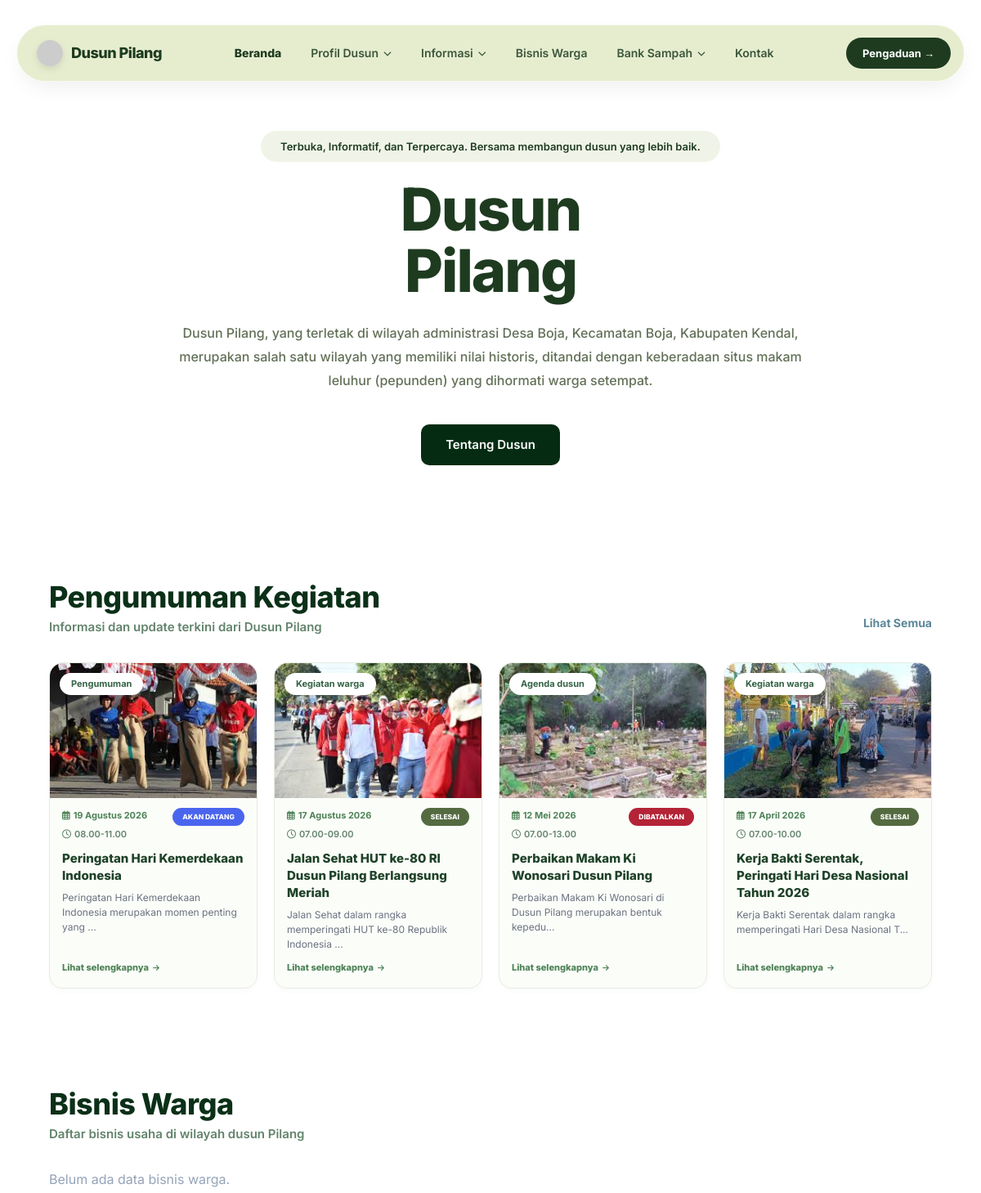
Before: / (upper part) with the older database file.
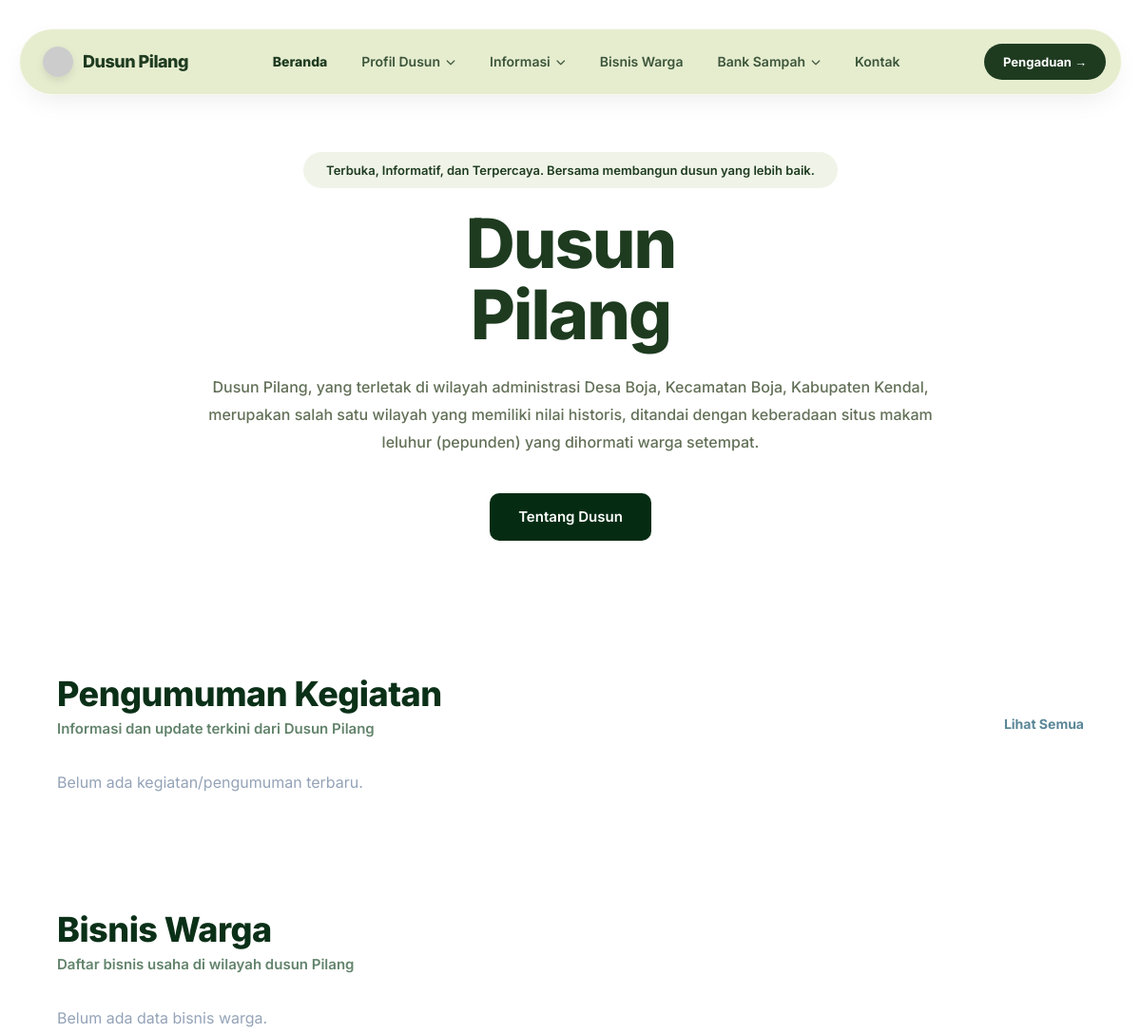
After: the same page with the newer database file.
### tables this page shows
CREATE TABLE `t_kegiatan_dusun` (
  `id_kegiatan` int NOT NULL,
  `judul` varchar(100) DEFAULT NULL,
  `foto` varchar(225) DEFAULT NULL,
  `keterangan` text,
  `tanggal` date DEFAULT NULL,
  `lokasi` varchar(225) DEFAULT NULL,
  `penyelenggara` varchar(100) DEFAULT NULL,
  `waktu_mulai` time DEFAULT NULL,
  `waktu_selesai` time DEFAULT NULL,
  `status` enum('akan_datang','dimulai','ditunda','selesai','dibatalkan') DEFAULT NULL,
  `created_at` timestamp NULL DEFAULT CURRENT_TIMESTAMP,
  `updated_at` timestamp NULL DEFAULT CURRENT_TIMESTAMP ON UPDATE CURRENT_TIMESTAMP
);

### index.php (the view, shortened to what this page needs)
<?php require_once 'config.php'; ?>
<!DOCTYPE html>
<html lang="id">
<head>
    <link rel="stylesheet" href="https://cdnjs.cloudflare.com/ajax/libs/font-awesome/6.4.0/css/all.min.css">
    <link rel="stylesheet" href="style.css">
</head>
<body>
    <header>
        <div class="navbar">
            <a href="index.php" class="logo"><img src="https://ui-avatars.com/api/?name=DP&background=1E3B20&color=fff&rounded=true" alt="Logo" style="height: 32px; width: 32px; border-radius: 50%;"> Dusun Pilang</a>
            <ul class="nav-links">
                <li><a href="index.php" class="active">Beranda</a></li>
                <li class="has-dropdown">
                    <a href="#profil">Profil Dusun <i class="fas fa-chevron-down" style="font-size: 10px;"></i></a>
                </li>
                <li><a href="#informasi">Informasi <i class="fas fa-chevron-down" style="font-size: 10px;"></i></a></li>
                <li><a href="#bisnis">Bisnis Warga</a></li>
                <li><a href="bank_sampah.php">Bank Sampah <i class="fas fa-chevron-down" style="font-size: 10px;"></i></a></li>
                <li><a href="#kontak">Kontak</a></li>
            </ul>
            <a href="#kontak" class="btn-primary">Pengaduan &rarr;</a>
        </div>
    </header>
    <section class="hero">
        <div class="hero-content">
            <div class="tag">Terbuka, Informatif, dan Terpercaya. Bersama membangun dusun yang lebih baik.</div>
            <h1>Dusun<br>Pilang</h1>
            <p>Dusun Pilang, yang terletak di wilayah administrasi Desa Boja, Kecamatan Boja, Kabupaten Kendal, merupakan salah satu wilayah yang memiliki nilai historis, ditandai dengan keberadaan situs makam leluhur (pepunden) yang dihormati warga setempat.</p>
            <div class="hero-buttons">
                <a href="tentang_dusun.php" class="btn-primary" style="background-color: #052c13; padding: 12px 30px; font-size: 15px; border-radius: 10px;">Tentang Dusun</a>
            </div>
        </div>
    </section>
    <section id="informasi" class="section">
        <div class="section-header" style="display: flex; justify-content: space-between; align-items: flex-end; margin-bottom: 30px;">
            <div class="section-header-title">
                <h2 style="font-size: 36px; font-weight: 800; color: #0b3018; margin-bottom: 2px; letter-spacing: -0.5px; font-family: 'Inter', sans-serif;">Pengumuman Kegiatan</h2>
                <p style="font-size: 15px; font-weight: 600; color: #62836b;">Informasi dan update terkini dari Dusun Pilang</p>
            </div>
            <a href="informasi_kegiatan.php" style="font-size: 14px; font-weight: 700; color: #5b8798; text-decoration: none; padding-bottom: 6px;">Lihat Semua</a>
        </div>
        <div style="display: flex; gap: 20px; flex-wrap: wrap;">
            <?php
            try {
                $query = mysqli_query($conn, "SELECT * FROM t_kegiatan_dusun ORDER BY tanggal DESC LIMIT 4");
                if($query && mysqli_num_rows($query) > 0) {
                    while($k = mysqli_fetch_array($query)) {
                        $kategori = isset($k['jenis_kegiatan']) && !empty($k['jenis_kegiatan']) ? $k['jenis_kegiatan'] : 'Kegiatan';
                        $kategori_badge = $kategori;
                        $mo = ['01'=>'Januari','02'=>'FEB','03'=>'MAR','04'=>'April','05'=>'Mei','06'=>'Juni','07'=>'Juli','08'=>'Agustus','09'=>'September','10'=>'Oktober','11'=>'November','12'=>'Desember'];
                        $tgl_fmt = '';
                        if($k['tanggal']) {
                            $time_parts = explode('-', $k['tanggal']);
                            if(count($time_parts) == 3) {
                                $tgl_fmt = $time_parts[2] . ' ' . (isset($mo[$time_parts[1]]) ? $mo[$time_parts[1]] : $time_parts[1]) . ' ' . $time_parts[0];
                            } else {
                                $tgl_fmt = date('d M Y', strtotime($k['tanggal']));
                            }
                        } else {
                            $tgl_fmt = 'Akan datang';
                        }
                        $w_mulai = !empty($k['waktu_mulai']) ? date('H.i', strtotime($k['waktu_mulai'])) : '00.00';
                        $w_selesai = !empty($k['waktu_selesai']) ? date('H.i', strtotime($k['waktu_selesai'])) : '00.00';
                        $waktu_str = $w_mulai . '-' . $w_selesai;
                        $keterangan_snippet = !empty($k['keterangan']) ? mb_strimwidth(strip_tags($k['keterangan']), 0, 70, "...") : '-';
                        $status_kegiatan = str_replace('_', ' ', $k['status']);
                        $status_raw = $k['status'];
                        $bg_status = '#fff0d4';
                        $txt_status = '#b45309';
                        if($status_raw == 'akan_datang') { $bg_status = '#4A65ED'; $txt_status = '#ffffff'; }
                        elseif($status_raw == 'selesai') { $bg_status = '#546B41'; $txt_status = '#ffffff'; }
                        elseif($status_raw == 'dimulai') { $bg_status = '#FF8409'; $txt_status = '#ffffff'; }
                        elseif($status_raw == 'dibatalkan') { $bg_status = '#B42336'; $txt_status = '#ffffff'; }
                        echo '<a href="detail_kegiatan.php?id='.intval($k['id_kegiatan']).'" class="interactive-card" style="text-decoration: none; display: flex; flex-direction: column; cursor: pointer; flex: 1 1 200px; max-width: calc(25% - 15px); background: #fbfdf9; border: 1px solid #e7ece2; border-radius: 16px; padding-bottom: 15px; box-shadow: 0 4px 6px rgba(0,0,0,0.02); transition: transform 0.3s;">';
                        echo '  <div style="position: relative; width: 100%; height: 165px; border-radius: 16px 16px 0 0; overflow: hidden; margin-bottom: 12px;">';
                        echo '      <span style="position: absolute; top: 12px; left: 12px; background: #ffffff; color: #356345; font-size: 11px; font-weight: 700; padding: 4px 14px; border-radius: 50px; z-index: 2; box-shadow: 0 4px 6px rgba(0,0,0,0.05);">'.htmlspecialchars($kategori_badge).'</span>';
                        echo '      <img src="assets/'.($k['foto']?$k['foto']:'placeholder.jpg').'" alt="'.htmlspecialchars($k['judul']).'" style="width: 100%; height: 100%; object-fit: cover;" onerror="this.src=\'https://images.unsplash.com/photo-1542601906990-b4d3fb778b09?ixlib=rb-1.2.1&auto=format&fit=crop&w=600&q=80\'">';
                        echo '  </div>';
                        echo '  <div style="padding: 0 15px; flex: 1; display: flex; flex-direction: column;">';
                        echo '      <div style="display: flex; justify-content: space-between; align-items: flex-start; margin-bottom: 10px;">';
                        echo '          <div style="display: flex; flex-direction: column; gap: 4px;">';
                        echo '              <div style="font-size: 11px; color: #4e8357; font-weight: 700;"><i class="far fa-calendar-alt" style="margin-right:4px;"></i>'.$tgl_fmt.'</div>';
                        echo '              <div style="font-size: 11px; color: #62836b; font-weight: 600;"><i class="far fa-clock" style="margin-right:4px;"></i>'.$waktu_str.'</div>';
                        echo '          </div>';
                        echo '          <div style="background: '.$bg_status.'; color: '.$txt_status.'; font-size: 8.5px; font-weight: 800; padding: 4px 12px; border-radius: 50px; text-transform: uppercase; white-space: nowrap;">'.htmlspecialchars($status_kegiatan).'</div>';
                        echo '      </div>';
                        echo '      <h3 style="font-size: 15px; color: #1f4228; font-weight: 800; line-height: 1.4; margin-bottom: 8px;">'.htmlspecialchars($k['judul']).'</h3>';
                        echo '      <p style="font-size: 12px; color: #6b7280; line-height: 1.5; margin-bottom: 5px; flex: 1;">'.htmlspecialchars($keterangan_snippet).'</p>';
                        echo '      <div style="font-size: 11px; font-weight: 800; color: #4e8357; display: flex; align-items: center; gap: 5px; margin-top: 5px;">Lihat selengkapnya <i class="fas fa-arrow-right" style="font-size: 9px;"></i></div>';
                        echo '  </div>';
                        echo '</a>';
                    }
                } else {
                    echo '<p style="color:#94a3b8; grid-column: span 4;">Belum ada kegiatan/pengumuman terbaru.</p>';
                }
            } catch (Exception $e) {
                echo '<p style="color:#94a3b8; grid-column: span 4;">Tidak dapat mengambil data kegiatan.</p>';
            }
            ?>
        </div>
    </section>
    <section id="bisnis" class="section">
        <div class="section-header" style="margin-bottom: 30px;">
            <div class="section-header-title">
                <h2 style="font-size: 36px; font-weight: 800; color: #0b3018; margin-bottom: 2px; letter-spacing: -0.5px; font-family: 'Inter', sans-serif;">Bisnis Warga</h2>
                <p style="font-size: 15px; font-weight: 600; color: #62836b;">Daftar bisnis usaha di wilayah dusun Pilang</p>
            </div>
        </div>
        <div class="card-grid" style="grid-template-columns: repeat(auto-fill, minmax(300px, 1fr));">
            <?php
            try {
                $query_bisnis = mysqli_query($conn, "SELECT * FROM t_bisnis_desa ORDER BY id_bisnis DESC LIMIT 6");
                if($query_bisnis && mysqli_num_rows($query_bisnis) > 0) {
                    while($b = mysqli_fetch_array($query_bisnis)) {
                        echo '<div class="card interactive-card" style="box-shadow: none; border: none; text-align: center;">';
                        echo '<div class="card-img-wrap" style="height: 180px; margin-bottom: 12px;">';
                        echo '<img src="assets/'.($b['foto'] ? $b['foto'] : 'placeholder_bisnis.jpg').'" alt="'.htmlspecialchars($b['nama_usaha']).'" onerror="this.src=\'https://via.placeholder.com/400x300/e2e8f0/64748b?text=Usaha\'">';
                        echo '</div>';
                        echo '<h3 class="card-title" style="font-size: 16px;">'.htmlspecialchars($b['nama_usaha']).'</h3>';
                        echo '</div>';
                    }
                } else {
                    echo '<p style="color:#94a3b8; grid-column: 1 / -1;">Belum ada data bisnis warga.</p>';
                }
            } catch (Exception $e) {
                echo '<p style="color:#94a3b8; grid-column: 1 / -1;">Tidak dapat mengambil data bisnis.</p>';
            }
            ?>
        </div>
    </section>
</body>
</html>

### style.css (style rules this page uses)
:root { --primary-color: #9AB17A; --primary-dark: #1E3B20; --primary-light: #C3CC9B; --secondary-color: #E2EAC7; --secondary-light: #F0F4E8; --accent-color: #9AB17A; --light-bg: #FFFFFF; --white: #ffffff; --text-dark: #1E3B20; --text-light: #526146; --font-main: 'Inter', sans-serif; --border-radius: 16px; --transition: all 0.3s cubic-bezier(0.4, 0, 0.2, 1); --shadow-sm: 0 4px 6px -1px rgba(0,0,0,0.05), 0 2px 4px -1px rgba(0,0,0,0.03); --shadow-md: 0 10px 15px -3px rgba(0,0,0,0.05), 0 4px 6px -2px rgba(0,0,0,0.025); --shadow-lg: 0 20px 25px -5px rgba(0,0,0,0.05), 0 10px 10px -5px rgba(0,0,0,0.02); }
* { margin: 0; padding: 0; box-sizing: border-box; font-family: var(--font-main); scroll-behavior: smooth; }
body { background-color: var(--light-bg); color: var(--text-dark); line-height: 1.7; overflow-x: hidden; }
h1, h2, h3, h4 { color: var(--text-dark); line-height: 1.2; font-weight: 700; }
p { color: var(--text-light); }
header { position: relative; z-index: 1000; padding: 30px 20px 0; display: flex; justify-content: center; }
.navbar { background: rgba(226, 234, 199, 0.85); backdrop-filter: blur(16px); -webkit-backdrop-filter: blur(16px); display: flex; justify-content: space-between; align-items: center; padding: 12px 16px 12px 24px; width: 100%; max-width: 1300px; margin: 0 auto; border-radius: 100px; box-shadow: 0 10px 30px -10px rgba(0, 0, 0, 0.1); border: 1px solid rgba(255, 255, 255, 0.7); }
.logo { font-size: 18px; font-weight: 800; color: var(--primary-dark); text-decoration: none; display: flex; align-items: center; gap: 10px; letter-spacing: -0.5px; transition: transform 0.3s ease; }
.logo img { height: 36px; width: 36px; border-radius: 50%; box-shadow: 0 4px 10px rgba(0,0,0,0.1); }
.nav-links { display: flex; gap: 28px; list-style: none; align-items: center; margin: 0; }
.nav-links li { position: relative; }
.nav-links li a { text-decoration: none; color: var(--text-dark); font-weight: 600; transition: var(--transition); font-size: 14px; padding: 10px 4px; display: flex; align-items: center; gap: 6px; position: relative; opacity: 0.85; }
.nav-links li a.active { font-weight: 800; color: var(--primary-dark); opacity: 1; }
.btn-primary { background: var(--primary-dark); color: var(--white); padding: 12px 28px; border-radius: 50px; text-decoration: none; font-weight: 600; display: inline-flex; align-items: center; justify-content: center; gap: 8px; transition: var(--transition); border: none; cursor: pointer; }
.navbar .btn-primary { padding: 8px 20px; font-size: 13px; font-weight: 700; }
.hero { background: var(--white); position: relative; color: var(--text-dark); text-align: center; padding: 60px 20px 100px; display: flex; flex-direction: column; justify-content: center; align-items: center; }
.hero-content { position: relative; z-index: 1; max-width: 900px; width: 100%; animation: fadeInUp 1s ease; display:flex; flex-direction: column; align-items: center; }
.hero h1 { font-size: 72px; margin-bottom: 24px; color: var(--primary-dark); font-weight: 800; letter-spacing: -2px; line-height: 1.05; }
.hero p { font-size: 16px; color: var(--text-light); margin-bottom: 40px; font-weight: 500; max-width: 800px; line-height: 1.8; opacity: 0.9; }
.hero .tag { font-size: 13px; font-weight: 600; color: var(--primary-dark); background: var(--secondary-light); padding: 8px 24px; border-radius: 50px; display: inline-block; margin-bottom: 20px; }
.hero-buttons { display: flex; gap: 20px; justify-content: center; }
.section { padding: 40px 5% 80px; max-width: 1200px; margin: 0 auto; }
.section-header { text-align: left; margin-bottom: 40px; display: flex; justify-content: space-between; align-items: flex-end; }
.section-header-title { flex: 1; }
.tag { font-size: 13px; font-weight: 600; color: var(--primary-dark); background: var(--secondary-light); padding: 8px 24px; border-radius: 50px; display: inline-block; margin-bottom: 15px; }
.card-grid { display: grid; grid-template-columns: repeat(auto-fill, minmax(280px, 1fr)); gap: 24px; }
.interactive-card { transition: transform 0.3s cubic-bezier(0.25, 0.8, 0.25, 1), box-shadow 0.3s cubic-bezier(0.25, 0.8, 0.25, 1) !important; -webkit-tap-highlight-color: transparent; cursor: pointer; will-change: transform, box-shadow; }

Changed rows visible on the page:
removed t_kegiatan_dusun: jenis_kegiatan "Pengumuman", foto (picture), tanggal "19 Agustus 2026", waktu_str "08.00-11.00", status "AKAN DATANG", judul "Peringatan Hari Kemerdekaan Indonesia", keterangan "Peringatan Hari Kemerdekaan Indonesia merupakan momen penting yang ..."
removed t_kegiatan_dusun: jenis_kegiatan "Kegiatan warga", foto (picture), tanggal "17 Agustus 2026", waktu_str "07.00-09.00", status "SELESAI", judul "Jalan Sehat HUT ke-80 RI Dusun Pilang Berlangsung Meriah", keterangan "Jalan Sehat dalam rangka memperingati HUT ke-80 Republik Indonesia ..."
removed t_kegiatan_dusun: $k['id_kegiatan'] 2 (drawn), jenis_kegiatan "Agenda dusun", foto (picture), tanggal "12 Mei 2026", waktu_str "07.00-13.00", status "DIBATALKAN", judul "Perbaikan Makam Ki Wonosari Dusun Pilang", keterangan "Perbaikan Makam Ki Wonosari di Dusun Pilang merupakan bentuk kepedu..."
removed t_kegiatan_dusun: jenis_kegiatan "Kegiatan warga", foto (picture), tanggal "17 April 2026", waktu_str "07.00-10.00", status "SELESAI", judul "Kerja Bakti Serentak, Peringati Hari Desa Nasional Tahun 2026", keterangan "Kerja Bakti Serentak dalam rangka memperingati Hari Desa Nasional T..."
Other visible differences:
text now shown: "Belum ada kegiatan/pengumuman terbaru."
